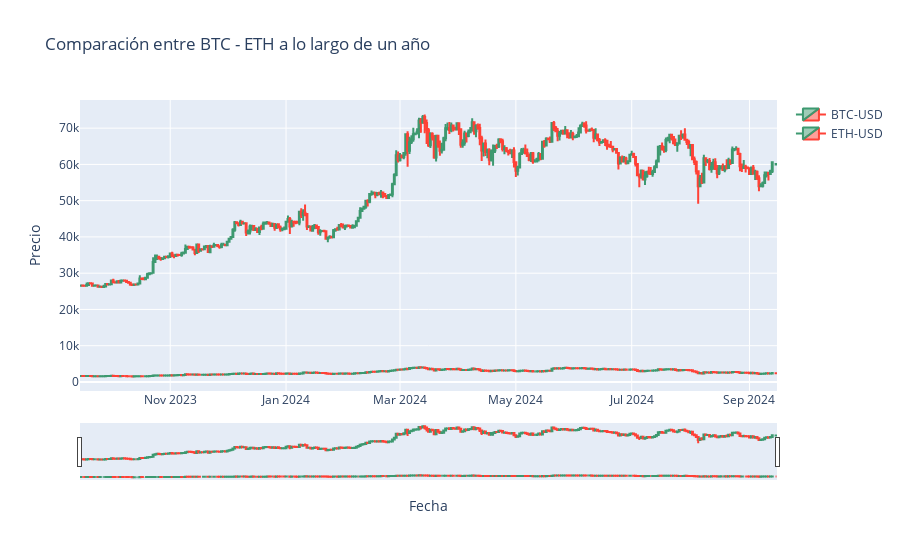

This figure's notebook cell:
### Markdown cell above
![Gráfico](img/btc_candlestick.png)

### Code cell
fig8 = go.Figure()

fig8.add_trace(go.Candlestick(
    x=df_btc.index,
    open=df_btc["Open"],
    high=df_btc["High"],
    low=df_btc["Low"],
    close=df_btc["Close"],
    name="BTC-USD",
))

fig8.add_trace(go.Candlestick(
    x=df_eth.index,
    open=df_eth["Open"],
    high=df_eth["High"],
    low=df_eth["Low"],
    close=df_eth["Close"],
    name="ETH-USD",
))

fig8.update_layout(title="Comparación entre BTC - ETH a lo largo de un año",xaxis_title="Fecha",yaxis_title="Precio")
fig8.show()

### Figure 1 — Plotly figure (JSON) as saved in the notebook; plotly's stock layout.template omitted (floating-point values rounded to 4 significant figures; data arrays with more than 128 entries replaced by an {"elided": "..."} marker saying what was removed)
{"data": [{"close": {"elided": "366 float values"}, "high": {"elided": "366 float values"}, "low": {"elided": "366 float values"}, "name": "BTC-USD", "open": {"elided": "366 float values"}, "type": "candlestick", "x": {"elided": "366 str values"}}, {"close": {"elided": "366 float values"}, "high": {"elided": "366 float values"}, "low": {"elided": "366 float values"}, "name": "ETH-USD", "open": {"elided": "366 float values"}, "type": "candlestick", "x": {"elided": "366 str values"}}], "layout": {"title": {"text": "Comparación entre BTC - ETH a lo largo de un año"}, "xaxis": {"title": {"text": "Fecha"}}, "yaxis": {"title": {"text": "Precio"}}}}
